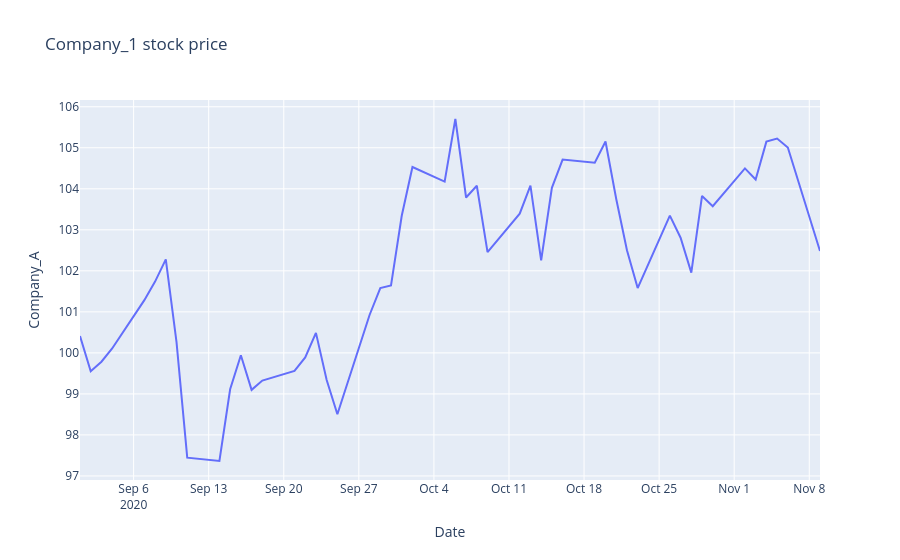

The code cell stored with this chart in its notebook:
### Code cell
fig = px.line(
    df,
    x='Date',
    y='Company_A',
    title='Company_1 stock price',
    labels={'Date': 'Date', 'Company_A': 'Company_A'}
)

fig.show()
